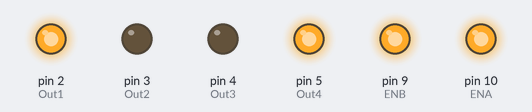
This sketch was run on a simulated Arduino Uno, built with avr-gcc and run on an emulated ATmega328P. On the bench: output pins drawn as LEDs (lit = HIGH).

Above: at 0.05 s.
At 2.05 s:
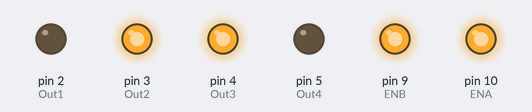
At 4.05 s:
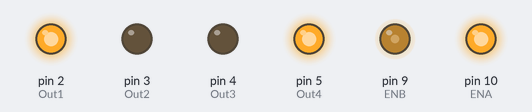
At 8.0 s:
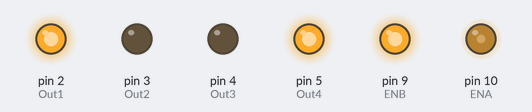
Timing chart, 0 to 10.4 s (numbered marks = the images above):
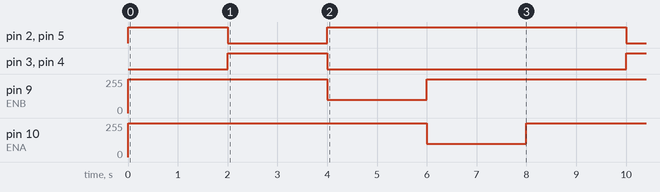

Measured:
- by itself, pin 2 (Out1), pin 5 (Out4): repeats every 8.0 s: LOW 2.0 s, HIGH 6.0 s
- by itself, pin 3 (Out2), pin 4 (Out3): alternates HIGH for 2.0 s and LOW for 6.0 s
- by itself, pin 9 (ENB): repeats every 8.0 s: 100/255 2.0 s, 255/255 6.0 s
- by itself, pin 10 (ENA): alternates 255/255 for 6.0 s and 100/255 for 2.0 s

The sketch:

ArduinoCar_V1.ino
```cpp
int Out1 = 2;
int Out2 = 3;

int Out3 = 4;
int Out4 = 5;

int ENA = 10;
int ENB = 9;

void setup() {
  // put your setup code here, to run once:
  pinMode(Out1, OUTPUT);
  pinMode(Out2, OUTPUT);

  pinMode(Out3, OUTPUT);
  pinMode(Out4, OUTPUT);

  pinMode(ENA, OUTPUT);
  pinMode(ENB, OUTPUT);

  digitalWrite(Out1, LOW);
  digitalWrite(Out2, LOW);
  digitalWrite(Out3, LOW);
  digitalWrite(Out4, LOW);

}

void loop() {
  // put your main code here, to run repeatedly:

  //Move forward
  analogWrite(ENA, 255);
  analogWrite(ENB, 255);
  digitalWrite(Out1, HIGH);
  digitalWrite(Out2, LOW);
  digitalWrite(Out3, LOW);
  digitalWrite(Out4, HIGH);

  delay(2000);

  //Move backwards
  analogWrite(ENA, 255);
  analogWrite(ENB, 255);
  digitalWrite(Out1, LOW);
  digitalWrite(Out2, HIGH);
  digitalWrite(Out3, HIGH);
  digitalWrite(Out4, LOW);

  delay(2000);

  //Turn right
  analogWrite(ENA, 255);
  analogWrite(ENB, 100);
  digitalWrite(Out1, HIGH);
  digitalWrite(Out2, LOW);
  digitalWrite(Out3, LOW);
  digitalWrite(Out4, HIGH);

  delay(2000);

  //Move left
  analogWrite(ENA, 100);
  analogWrite(ENB, 255);
  digitalWrite(Out1, HIGH);
  digitalWrite(Out2, LOW);
  digitalWrite(Out3, LOW);
  digitalWrite(Out4, HIGH);

  delay(2000);
}
```
